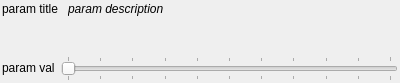
<?xml version="1.0" encoding="UTF-8"?>
<ui version="4.0">
 <class>Frame</class>
 <widget class="QFrame" name="Frame">
  <property name="geometry">
   <rect>
    <x>0</x>
    <y>0</y>
    <width>400</width>
    <height>83</height>
   </rect>
  </property>
  <property name="windowTitle">
   <string>Frame</string>
  </property>
  <property name="frameShadow">
   <enum>QFrame::Raised</enum>
  </property>
  <layout class="QVBoxLayout" name="verticalLayout">
   <property name="leftMargin">
    <number>2</number>
   </property>
   <property name="topMargin">
    <number>2</number>
   </property>
   <property name="rightMargin">
    <number>2</number>
   </property>
   <property name="bottomMargin">
    <number>2</number>
   </property>
   <item>
    <layout class="QHBoxLayout" name="hl_param_generic_t">
     <property name="spacing">
      <number>10</number>
     </property>
     <item>
      <widget class="QLabel" name="t_param_generic">
       <property name="text">
        <string>param title</string>
       </property>
       <property name="alignment">
        <set>Qt::AlignLeading|Qt::AlignLeft|Qt::AlignTop</set>
       </property>
      </widget>
     </item>
     <item>
      <widget class="QLabel" name="t_param_generic_desc">
       <property name="sizePolicy">
        <sizepolicy hsizetype="MinimumExpanding" vsizetype="Preferred">
         <horstretch>0</horstretch>
         <verstretch>0</verstretch>
        </sizepolicy>
       </property>
       <property name="font">
        <font>
         <italic>true</italic>
        </font>
       </property>
       <property name="text">
        <string>param description</string>
       </property>
       <property name="alignment">
        <set>Qt::AlignLeading|Qt::AlignLeft|Qt::AlignTop</set>
       </property>
      </widget>
     </item>
    </layout>
   </item>
   <item>
    <layout class="QHBoxLayout" name="hl_param_generic_b">
     <item>
      <widget class="QLabel" name="t_param_generic_value">
       <property name="sizePolicy">
        <sizepolicy hsizetype="Fixed" vsizetype="Maximum">
         <horstretch>0</horstretch>
         <verstretch>0</verstretch>
        </sizepolicy>
       </property>
       <property name="minimumSize">
        <size>
         <width>40</width>
         <height>0</height>
        </size>
       </property>
       <property name="text">
        <string>param val</string>
       </property>
      </widget>
     </item>
     <item>
      <widget class="QSlider" name="slider_param_generic">
       <property name="sizePolicy">
        <sizepolicy hsizetype="Expanding" vsizetype="Maximum">
         <horstretch>0</horstretch>
         <verstretch>0</verstretch>
        </sizepolicy>
       </property>
       <property name="maximum">
        <number>100</number>
       </property>
       <property name="value">
        <number>0</number>
       </property>
       <property name="orientation">
        <enum>Qt::Horizontal</enum>
       </property>
       <property name="tickPosition">
        <enum>QSlider::TicksBothSides</enum>
       </property>
       <property name="tickInterval">
        <number>10</number>
       </property>
      </widget>
     </item>
    </layout>
   </item>
  </layout>
 </widget>
 <resources/>
 <connections/>
</ui>
